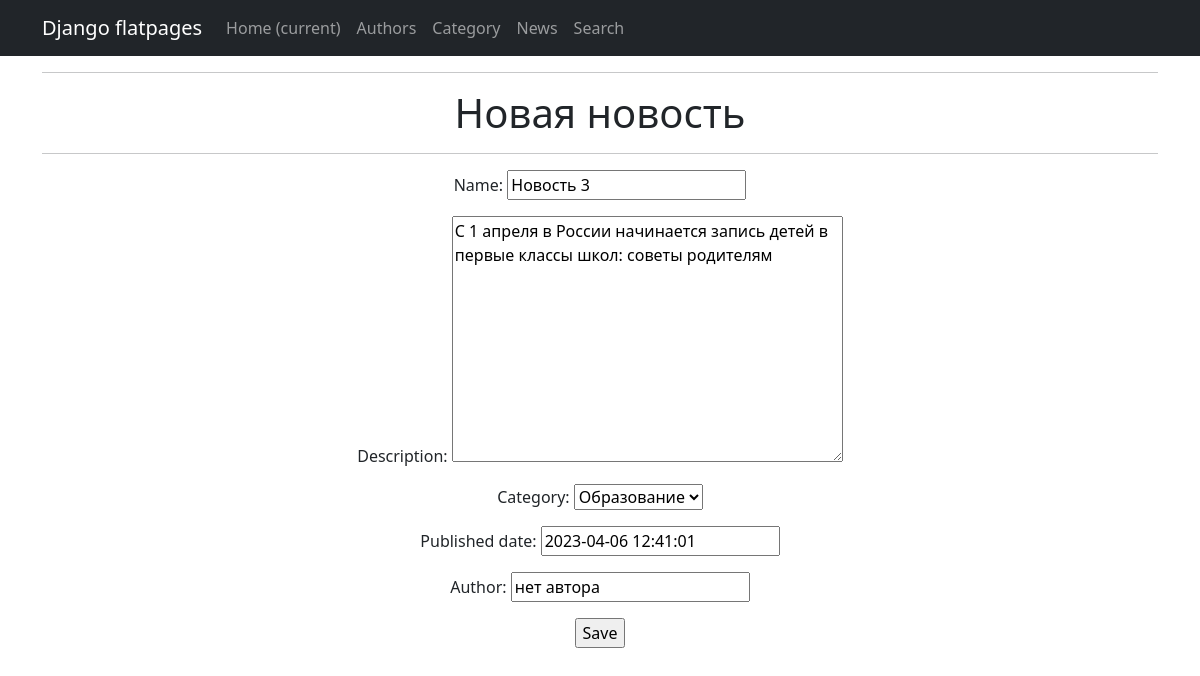
/news/3/update/, run on the app's committed database.
### news/models.py (models this page shows, shortened)
class News(models.Model):
    name = models.CharField(
        max_length=255,
        unique=True, # названия новостей не должны повторяться
        validators=[validate_slug],  # валидатор для генерации уникальных значений
    )
    description = models.TextField()
    category = models.ForeignKey(
        to='Category',
        on_delete=models.CASCADE,
        related_name='news', # все новости в категории будут доступны через поле news
    )
    published_date = models.DateTimeField(default=datetime.now)  # предоставляем значение по умолчанию
    author = models.CharField(max_length=100, default='нет автора')

class Category(models.Model):
    name = models.CharField(max_length=255, unique=True)
    def __str__(self):
        return self.name

### news/views.py (the view)
# urls.py: path('<int:pk>/update/', NewsUpdate.as_view(), name='news_update'),
class NewsUpdate(UpdateView):
    form_class = NewsForm
    model = News
    template_name = 'news_edit.html'

### news/forms.py (shortened to what this page needs)
class NewsForm(forms.ModelForm):
   class Meta:
       model = News
       fields = [
           'name',
           'description',
           'category',
           'published_date',
           'author',
       ]

### news/templates/news_edit.html (shortened to what this page needs)
{% extends 'flatpages/default.html' %}
{% block content %}
<hr>
<h1>Новая новость</h1>
<hr>
<form action="" method="post">
  {{ form.as_p }}
  <input type="submit" value="Save" />
</form>
{% endblock content %}

### data on the page
News: name "Новость 3", description "С 1 апреля в России начинается запись детей в первые классы школ: советы родителям", category "Образование", published_date "2023-04-06 12:41:01", author "нет автора"
